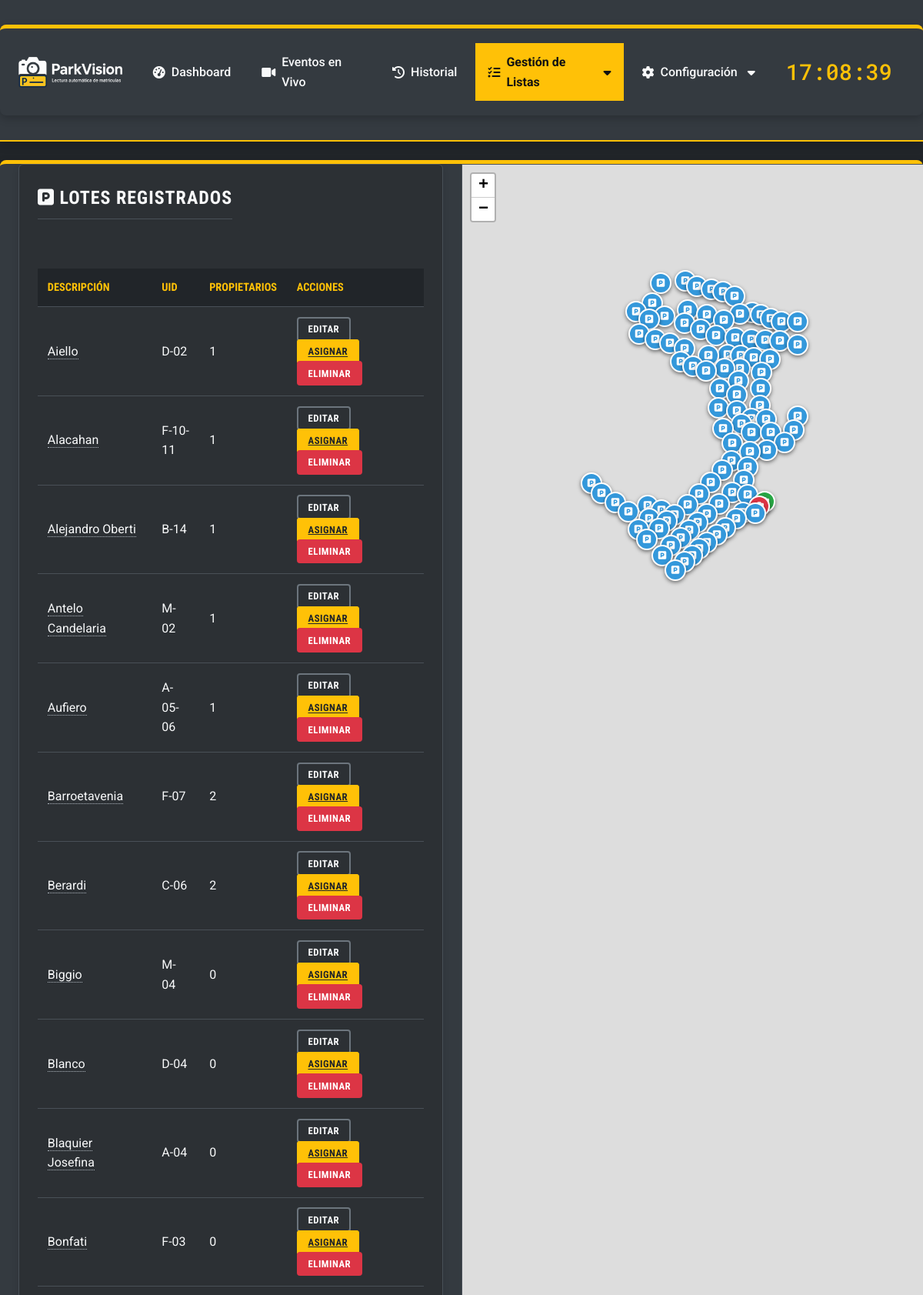
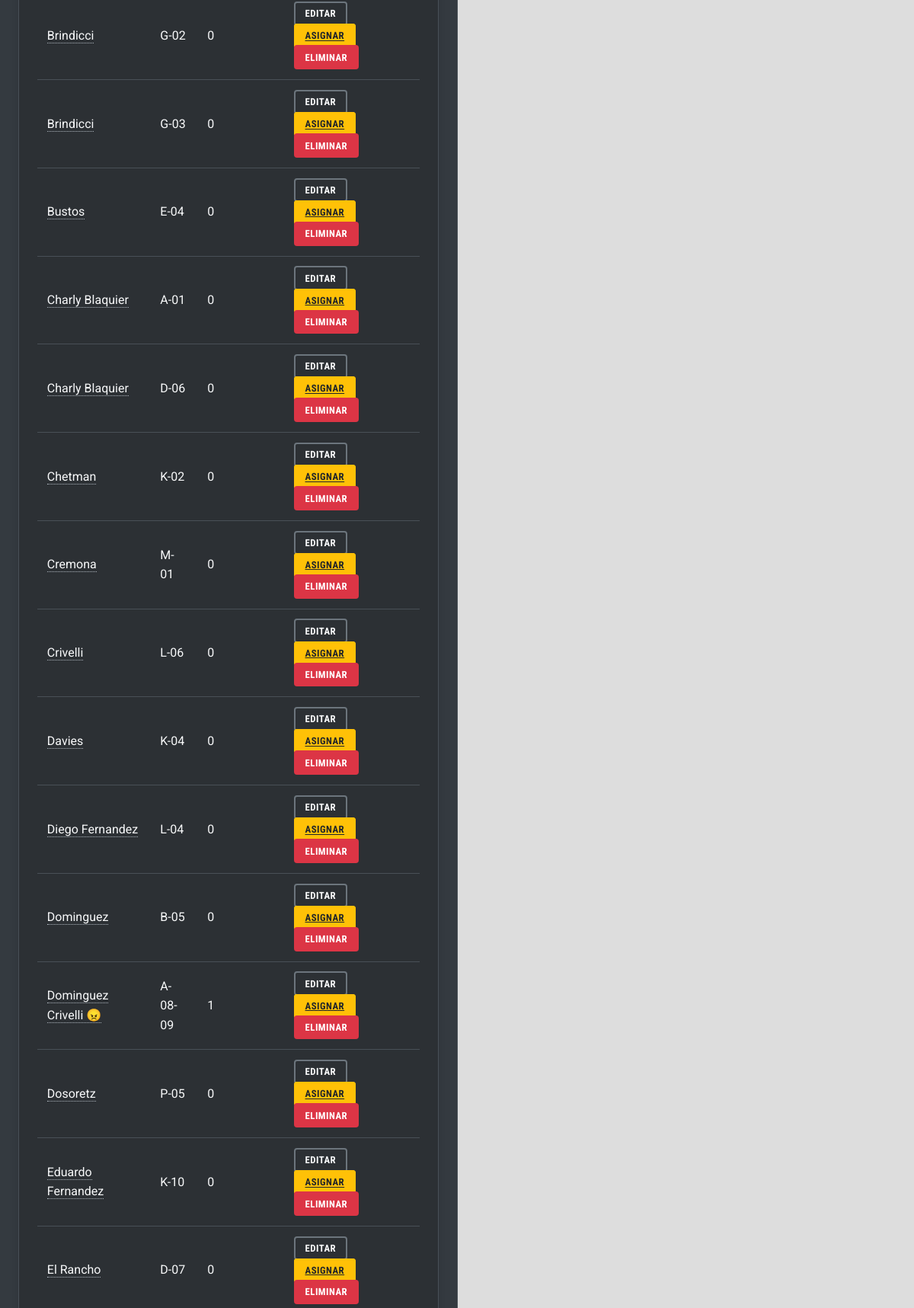
/index.php?page=manage_lots (signed in, upper part), run on the app's committed database (2 pictures, top to bottom).
### tables this page shows
CREATE TABLE IF NOT EXISTS `lots` (
  `id` int(11) NOT NULL AUTO_INCREMENT,
  `lot_uid` varchar(255) NOT NULL,
  `description` text DEFAULT NULL,
  `latitude` double DEFAULT NULL,
  `longitude` double DEFAULT NULL,
  `created_at` datetime NOT NULL,
  PRIMARY KEY (`id`),
  UNIQUE KEY `lot_uid` (`lot_uid`)
);

### manage_lots.php (the view, shortened to what this page needs)
<?php
echo '<link rel="stylesheet" href="includes/css/manage_lots.css">';
global $pdo, $csrf_token;
$search_term = $_GET['search'] ?? '';
$where_sql = !empty($search_term) ? "WHERE l.description LIKE :search OR l.lot_uid LIKE :search" : "";
$params = !empty($search_term) ? [':search' => "%" . $search_term . "%"] : [];
$sql = "
    SELECT
        l.id,
        l.description,
        l.lot_uid,
        l.latitude,
        l.longitude,
        COUNT(DISTINCT ola.owner_id) AS owner_count,
        GROUP_CONCAT(DISTINCT o.name ORDER BY o.name SEPARATOR '|') as owner_names,
        GROUP_CONCAT(DISTINCT v.plate ORDER BY v.plate SEPARATOR '|') as vehicle_plates
    FROM lots l
    LEFT JOIN owner_lot_associations ola ON l.id = ola.lot_id
    LEFT JOIN owners o ON ola.owner_id = o.id
    LEFT JOIN vehicles v ON o.id = v.owner_id
    $where_sql
    GROUP BY l.id, l.description, l.lot_uid, l.latitude, l.longitude
    ORDER BY l.description ASC
";
$stmt = $pdo->prepare($sql);
$stmt->execute($params);
$lots = $stmt->fetchAll(PDO::FETCH_ASSOC);
?>
<div class="split-screen-layout">
    <div class="column-left">
        <section class="data-section widget">
            <div class="widget-header">
                <h2 class="widget-title"><i class="fas fa-parking"></i> Lotes Registrados</h2>
            </div>
            <div class="table-container">
                <table>
                    <thead>
                        <tr>
                            <th>Descripción</th>
                            <th>UID</th>
                            <th>Propietarios</th>
                            <th>Acciones</th>
                        </tr>
                    </thead>
                    <tbody>
                        <?php if (empty($lots)): ?>
                            <tr><td colspan="4" style="text-align: center;">No hay lotes registrados.</td></tr>
                        <?php else: ?>
                            <?php foreach ($lots as $lot): ?>
                                <tr id="lot-row-<?= $lot['id'] ?>" data-lot-id="<?= $lot['id'] ?>" data-lot-description="<?= htmlspecialchars($lot['description']) ?>" data-lot-uid="<?= htmlspecialchars($lot['lot_uid'] ?? '') ?>" data-lat="<?= htmlspecialchars($lot['latitude'] ?? '') ?>" data-lon="<?= htmlspecialchars($lot['longitude'] ?? '') ?>">
                                    <td><a href="#" class="pan-to-map" title="Centrar en el mapa"><?= htmlspecialchars($lot['description']) ?></a></td>
                                    <td><?= htmlspecialchars($lot['lot_uid'] ?? 'N/A') ?></td>
                                    <td><span class="badge"><?= $lot['owner_count'] ?></span></td>
                                    <td>
                                        <button class="btn btn-secondary btn-sm edit-lot-btn">Editar</button>
                                        <a href="?page=manage_lots&manage_owners_for=<?= $lot['id'] ?>" class="btn btn-primary btn-sm">Asignar</a>
                                        <button class="btn btn-danger btn-sm open-delete-modal-btn">Eliminar</button>
                                    </td>
                                </tr>
                            <?php endforeach; ?>
                        <?php endif; ?>
                    </tbody>
                </table>
            </div>
        </section>
    </div>
    <div class="column-right">
        <div id="lots-map"></div>
    </div>
</div>

### style.css (style rules this page uses)
:root { --background-color: #212529; --surface-color: #343A40; --card-background: #2C3034; --primary-text-color: #f8f9fa; --secondary-text-color: #adb5bd; --border-color: #495057; --input-background: #495057; --input-border: #6c757d; --primary-yellow: #FFC107; --primary-yellow-hover: #dda800; --decision-green: #28a745; --decision-red: #dc3545; --decision-green-bg: rgba(40, 167, 69, 0.15); --decision-red-bg: rgba(220, 53, 69, 0.15); --decision-green-glow: 0 0 8px rgba(40, 167, 69, 0.6); --decision-red-glow: 0 0 8px rgba(220, 53, 69, 0.6); --btn-secondary-bg: #6c757d; --btn-secondary-hover-bg: #5a6268; --btn-danger-bg: var(--decision-red); --btn-danger-hover-bg: #c82333; --message-success-bg: #198754; --message-error-bg: var(--decision-red); --message-text-color: #ffffff; --nav-bg: var(--surface-color); --nav-link-color: var(--secondary-text-color); --nav-link-hover-color: var(--primary-yellow); --nav-border: var(--border-color); }
body { font-family: 'Roboto', sans-serif; background-color: var(--background-color); color: var(--primary-text-color); margin: 0; padding: 0; line-height: 1.6; font-size: 16px; }
h1, h2, h3, h4, h5, h6 { font-family: 'Roboto Condensed', sans-serif; text-transform: uppercase; letter-spacing: 1px; color: var(--primary-text-color); }
.form-section, .data-section { margin-bottom: 2rem; padding: 1.5rem; border: 1px solid var(--border-color); border-radius: 6px; background-color: var(--card-background); box-shadow: 0 2px 8px rgba(0,0,0,0.1); }
.form-section h2, .data-section h2 { font-family: 'Roboto Condensed', sans-serif; color: var(--primary-text-color); font-size: 1.5rem; margin-top: 0; margin-bottom: 1.5rem; border-bottom: 1px solid var(--border-color); padding-bottom: 0.5rem; text-transform: uppercase; }
.btn { padding: 0.75rem 1.5rem; border: 2px solid transparent; border-radius: 4px; cursor: pointer; font-family: 'Roboto Condensed', sans-serif; font-size: 1rem; font-weight: bold; text-transform: uppercase; transition: all 0.2s ease, transform 0.2s ease; color: #fff; letter-spacing: 0.5px; }
.btn-primary { background-color: var(--primary-yellow); color: #212529; border-color: var(--primary-yellow); }
.btn-secondary { background-color: transparent; border-color: var(--btn-secondary-bg); color: var(--primary-text-color); }
.btn-danger { background-color: var(--btn-danger-bg); color: #fff; }
table { width: 100%; border-collapse: collapse; margin-top: 1.5rem; }
table th, table td { padding: 0.8rem; text-align: left; border-bottom: 1px solid var(--border-color); }
table th { background-color: #212529; font-family: 'Roboto Condensed', sans-serif; color: var(--primary-yellow); font-weight: bold; text-transform: uppercase; font-size: 0.9rem; }
.btn-sm { padding: 0.4rem 0.8rem; font-size: 0.8rem; }
.widget-header { display: flex; justify-content: space-between; align-items: center; margin-bottom: 1rem; }
#lots-map { height: 600px; width: 100%; border-radius: var(--border-radius); border: 1px solid var(--border-color); }
.pan-to-map { text-decoration: underline; text-decoration-style: dotted; cursor: pointer; }
.split-screen-layout { display: flex; height: calc(100vh - 70px); }
.column-left { width: 50%; padding: 1.5rem; overflow-y: auto; box-sizing: border-box; }
.column-right { width: 50%; height: 100%; }
.column-left .table-container { height: 100%; }
#lots-map { height: 100%; width: 100%; border-left: 1px solid var(--border-color); }

### includes/css/manage_lots.css (style rules this page uses)
.split-screen-layout { display: flex; height: calc(100vh - 125px); }
.column-left { width: 50%; padding: 0 1.5rem 1.5rem; overflow-y: auto; box-sizing: border-box; display: flex; flex-direction: column; }
.column-right { width: 50%; height: 100%; }
.column-left .widget { flex-grow: 1; display: flex; flex-direction: column; }
.column-left .table-container { flex-grow: 1; overflow-y: auto; }
#lots-map { height: 100%; width: 100%; border-left: 1px solid var(--border-color); }
.pan-to-map { color: var(--primary-text-color); text-decoration: none; border-bottom: 1px dotted var(--secondary-text-color); cursor: pointer; transition: color 0.2s ease; }

### data on the page
lots: description "Aiello", lot_uid "D-02", owner_count "1"
lots: description "Alacahan", lot_uid "F-10-11", owner_count "1"
lots: description "Alejandro Oberti", lot_uid "B-14", owner_count "1"
lots: description "Antelo Candelaria", lot_uid "M-02", owner_count "1"
lots: description "Aufiero", lot_uid "A-05-06", owner_count "1"
lots: description "Barroetavenia", lot_uid "F-07", owner_count "2"
lots: description "Berardi", lot_uid "C-06", owner_count "2"
lots: description "Biggio", lot_uid "M-04", owner_count "0"
lots: description "Blanco", lot_uid "D-04", owner_count "0"
lots: description "Blaquier Josefina", lot_uid "A-04", owner_count "0"
lots: description "Bonfati", lot_uid "F-03", owner_count "0"
lots: description "Brindicci", lot_uid "G-02", owner_count "0"
lots: description "Brindicci", lot_uid "G-03", owner_count "0"
lots: description "Bustos", lot_uid "E-04", owner_count "0"
lots: description "Charly Blaquier", lot_uid "A-01", owner_count "0"
lots: description "Charly Blaquier", lot_uid "D-06", owner_count "0"
lots: description "Chetman", lot_uid "K-02", owner_count "0"
lots: description "Cremona", lot_uid "M-01", owner_count "0"
lots: description "Crivelli", lot_uid "L-06", owner_count "0"
lots: description "Davies", lot_uid "K-04", owner_count "0"
lots: description "Diego Fernandez", lot_uid "L-04", owner_count "0"
lots: description "Dominguez", lot_uid "B-05", owner_count "0"
lots: description "Dominguez Crivelli 😠", lot_uid "A-08-09", owner_count "1"
lots: description "Dosoretz", lot_uid "P-05", owner_count "0"
lots: description "Eduardo Fernandez", lot_uid "K-10", owner_count "0"
lots: description "El Rancho", lot_uid "D-07", owner_count "0"
